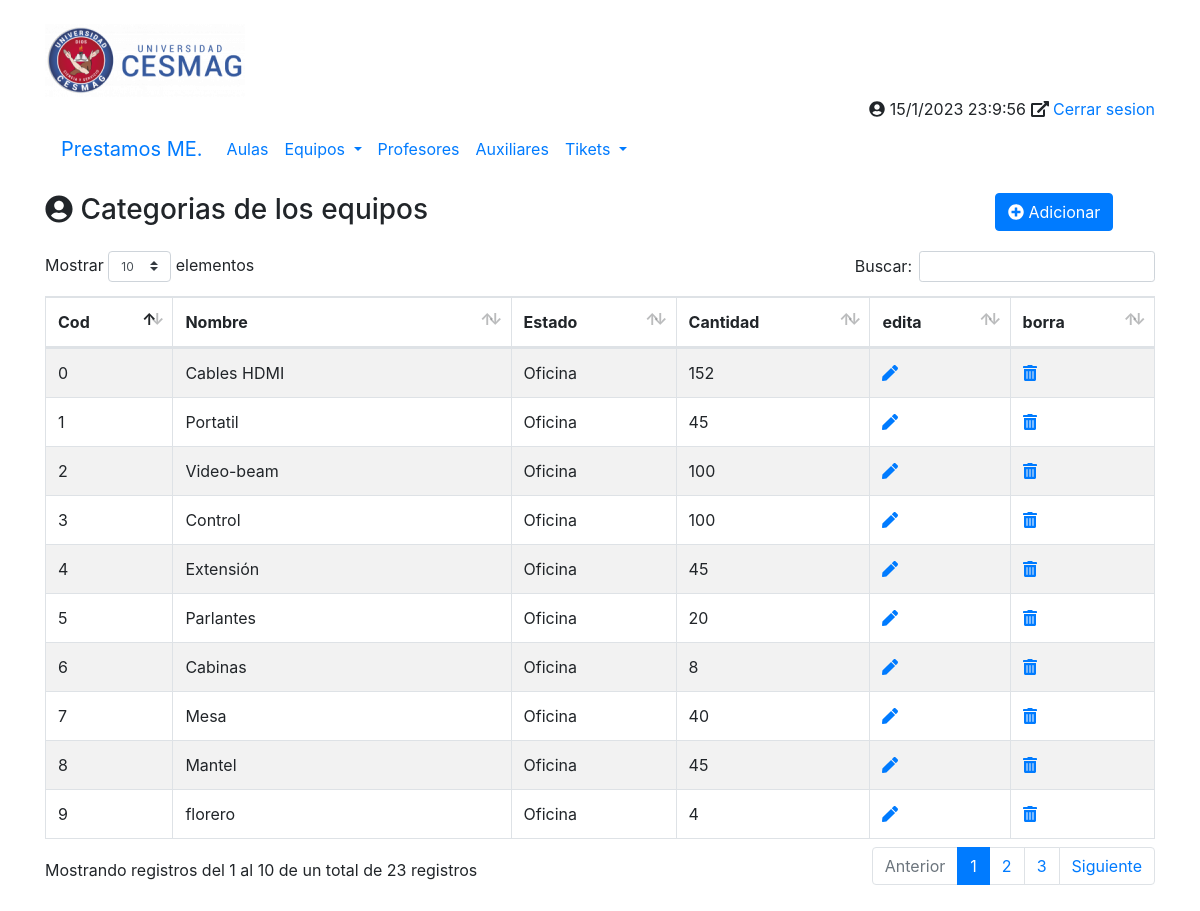
Page /principal.php?opcion=categorias on the committed database.
### tables this page shows
CREATE TABLE `tbl_equipos` (
  `cod` int(100) NOT NULL,
  `nombre` varchar(100) NOT NULL,
  `id_estado` int(100) NOT NULL,
  `cantidad` int(100) DEFAULT NULL
);

CREATE TABLE `tbl_estados` (
  `id` int(100) NOT NULL,
  `estado` varchar(100) NOT NULL
);

### php/categoria/todas_categorias.php (the view, shortened to what this page needs)
<div class="row my-3">
	<div class="col-10">
		<h3><i class="fa fa-user-circle"></i> Categorias de los equipos</h3>
	</div>
	<div class="col-2">
		<a href="./principal.php?opcion=categoria-nueva&accion=ADICIONAR&cod=0" class="btn btn-primary" title="Crear un nuevo Contacto">
			<i class="fas fa-plus-circle"></i>
			Adicionar
		</a>
	</div>
</div>
<div class="row my-3">
	<div class="col-12">
		<table id="miTabla" class="table table-striped table-bordered table-hover">
			<thead>
				<tr>
					<th>Cod</th>
					<th>Nombre</th>
					<th>Estado</th>
					<th>Cantidad</th>
					<th>edita</th>
					<th>borra</th>
				</tr>
			</thead>
			<tbody>
				<?php
				$conexion = conectarBD();
				$sSQL = "SELECT *,
					tbl_estados.estado
				FROM
					tbl_equipos
				INNER JOIN tbl_estados ON tbl_equipos.id_estado = tbl_estados.id;";
				$datos = $conexion->query($sSQL);
				foreach ($datos as $fila) :
				?>
					<tr>
						<td><?php echo $fila['cod'];         ?></td>
						<td><?php echo $fila['nombre'];     ?></td>
						<td><?php echo $fila['estado'];  ?></td>
						<td><?php echo $fila['cantidad'];   ?></td>
						<?php
						echo '<td><a href="./principal.php?opcion=editar-categoria&accion=EDITAR&cod=' . $fila['cod'] . '&nombre' . $fila['nombre'] . '" title="Editar el Contacto"><i class="fas fa-pen"></i></a></td>
						<td><a href="./php/categoria/guardar.php?&accion=ELIMINAR&nombre=' . $fila['nombre'] . '" title="Borrarla categoria"><i class="fas fa-trash-alt"></i><a></td>';
						?>
					</tr>
				<?php
				endforeach;
				?>
			</tbody>
		</table>
	</div>
</div>

### rows in the picture
tbl_equipos: cod "6", nombre "Cabinas", id_estado.estado "Oficina", cantidad "8"
tbl_equipos: cod "0", nombre "Cables HDMI", id_estado.estado "Oficina", cantidad "152"
tbl_equipos: cod "3", nombre "Control", id_estado.estado "Oficina", cantidad "100"
tbl_equipos: cod "4", nombre "Extensión", id_estado.estado "Oficina", cantidad "45"
tbl_equipos: cod "9", nombre "florero", id_estado.estado "Oficina", cantidad "4"
tbl_equipos: cod "8", nombre "Mantel", id_estado.estado "Oficina", cantidad "45"
tbl_equipos: cod "7", nombre "Mesa", id_estado.estado "Oficina", cantidad "40"
tbl_equipos: cod "5", nombre "Parlantes", id_estado.estado "Oficina", cantidad "20"
tbl_equipos: cod "1", nombre "Portatil", id_estado.estado "Oficina", cantidad "45"
tbl_equipos: cod "2", nombre "Video-beam", id_estado.estado "Oficina", cantidad "100"
